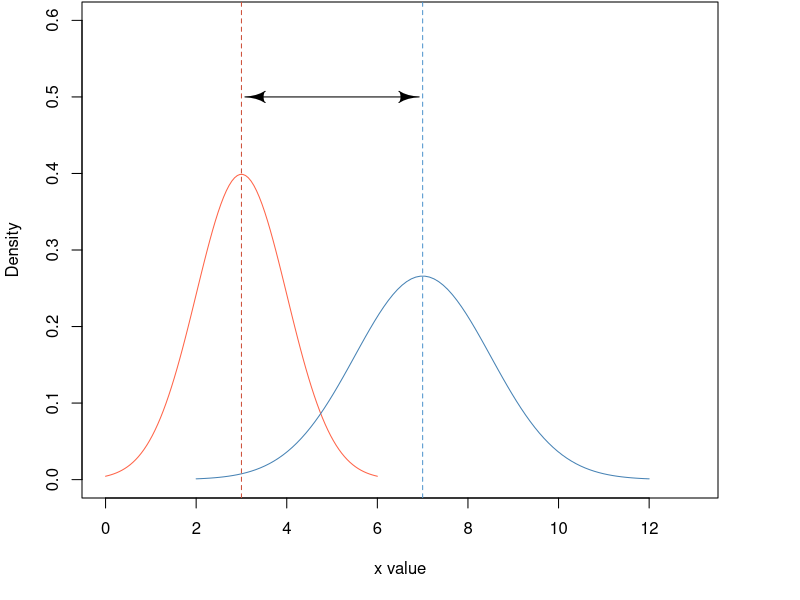
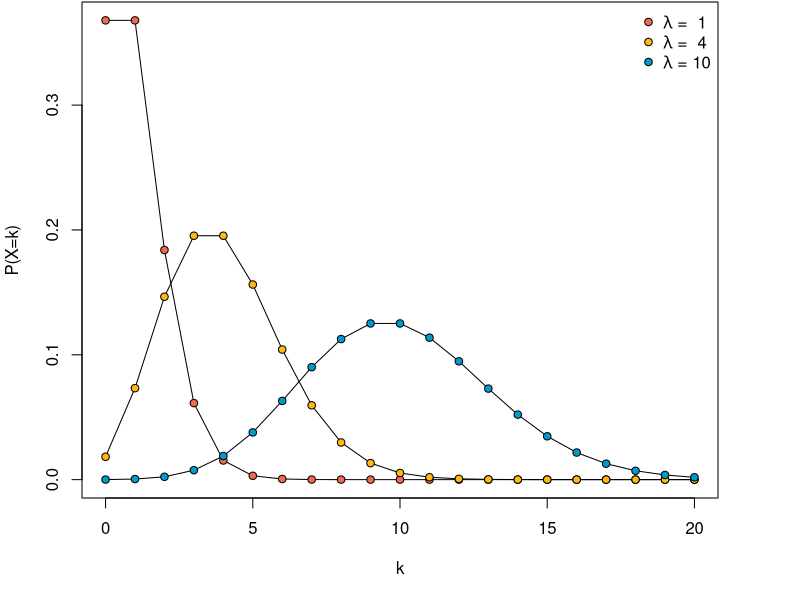
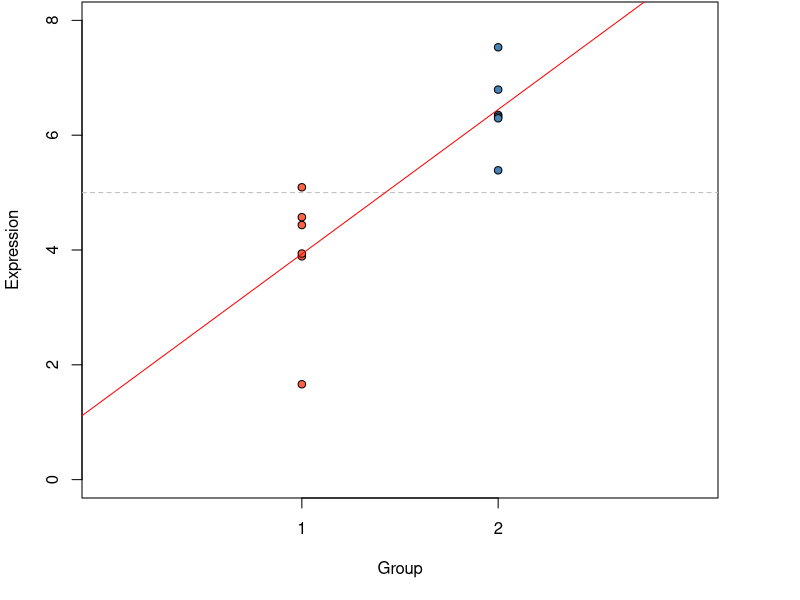

Write the R code that produced these figures, in order.
## ---- chunk 1
library(shape)
x1 <- seq(0, 6, length=100)
hx1 <- dnorm(x1, mean = 3, sd = 1)
x2 <- seq(2, 12, length=100)
hx2 <- dnorm(x2, mean = 7, sd = 1.5)
par(bg=NA, mar=c(5, 4, 0, 4) + 0.1) 

plot(x1, hx1, type="l", lty=1, 
     xlab="x value", ylab="Density",
     col="tomato", ylim=c(0, 0.6), xlim=c(0, 13))
lines(x2, hx2, type="l", col="steelblue")
abline(v=3, col="tomato3", lty=2)
abline(v=7, col="steelblue3", lty=2)
Arrows(3.3, 0.5, 6.7, 0.5, code = 3, arr.type = "curved")
## ---- chunk 2
x1 <- seq(0, 20)
hx1 <- dpois(x1, lambda = 1)
hx2 <- dpois(x1, lambda = 4)
hx3 <- dpois(x1, lambda = 10)
par(bg=NA, mar=c(5, 4, 0, 4) + 0.1) 
plot(x1, hx1, type="l", lty=1,
     xlab="k", ylab="P(X=k)")
lines(x1, hx2, type="l")
lines(x1, hx3, type="l")
cols <- c("coral2", "darkgoldenrod1", "deepskyblue3")
points(x1, hx1, bg=cols[1], pch=21)
points(x1, hx2, bg=cols[2], pch=21)
points(x1, hx3, bg=cols[3], pch=21)
leg <- c(expression(paste(lambda, " =  ", 1)),
         expression(paste(lambda, " =  ", 4)),
         expression(paste(lambda, " = ", 10)))
legend("topright", legend = leg, pt.bg = cols, pch=21, bty="n")
## ---- chunk 3
library(tidyverse)
dat <- data.frame(C1=rnorm(6, 4, 1),
                  C2=rnorm(6, 6, 1.3)) %>% 
    gather("Cat", "Expression") %>% 
    mutate(Group=as.numeric(factor(Cat)))

ewe <- lm(dat$Expression~dat$Group)

par(bg=NA, mar=c(5, 4, 0, 4) + 0.1) 
plot(dat$Group, dat$Expression, 
     pch=21, 
     bg=rep(c("tomato", "steelblue"), each=6),
     xlim=c(0, 3),
     ylim=c(0, 8), xaxt="n", xlab="Group", ylab = "Expression")
axis(1, at = 1:2)
abline(h=5, lty=2, col="grey")
abline(ewe, col="red")

